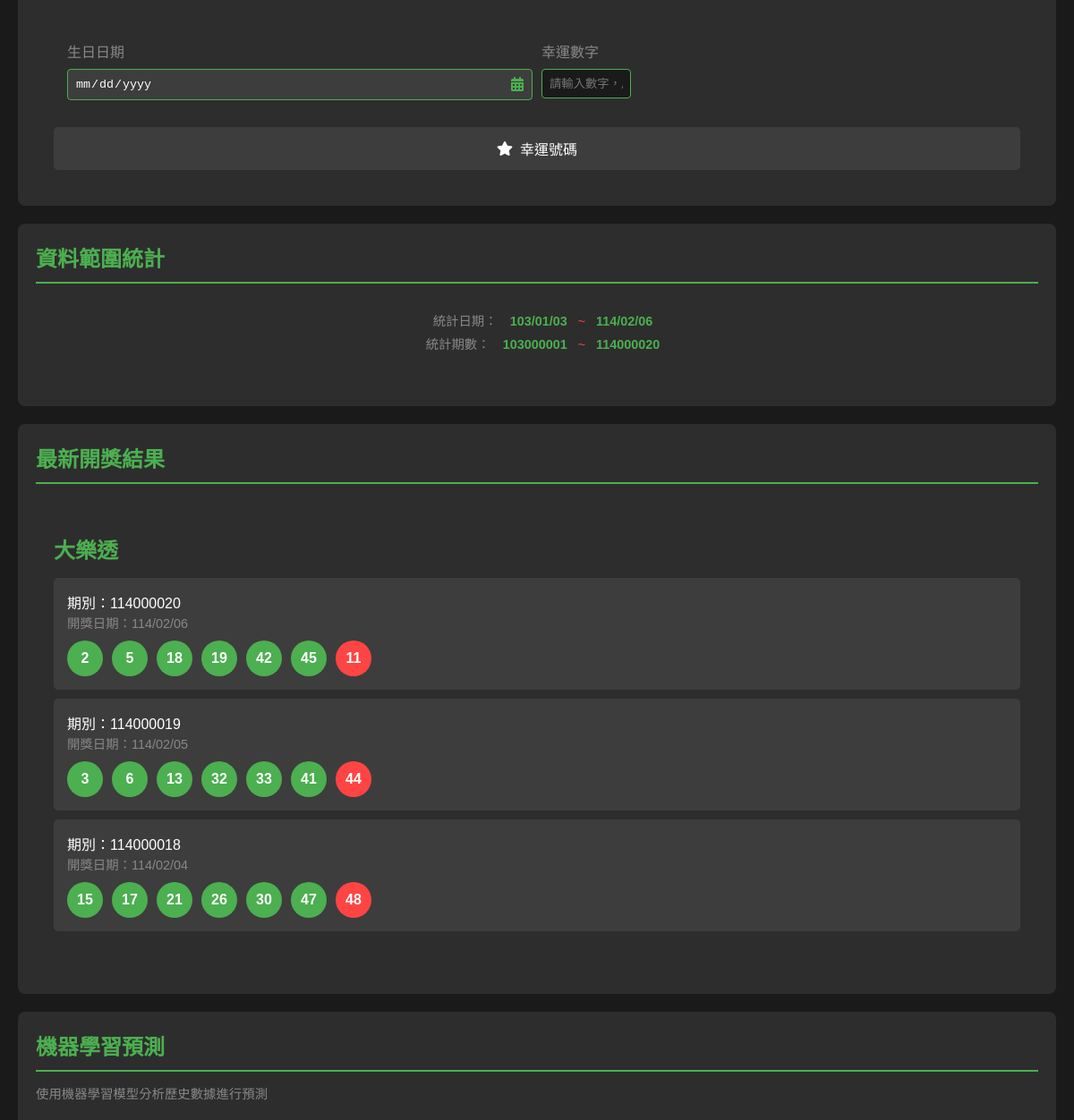
The app's page / (middle part), older data.
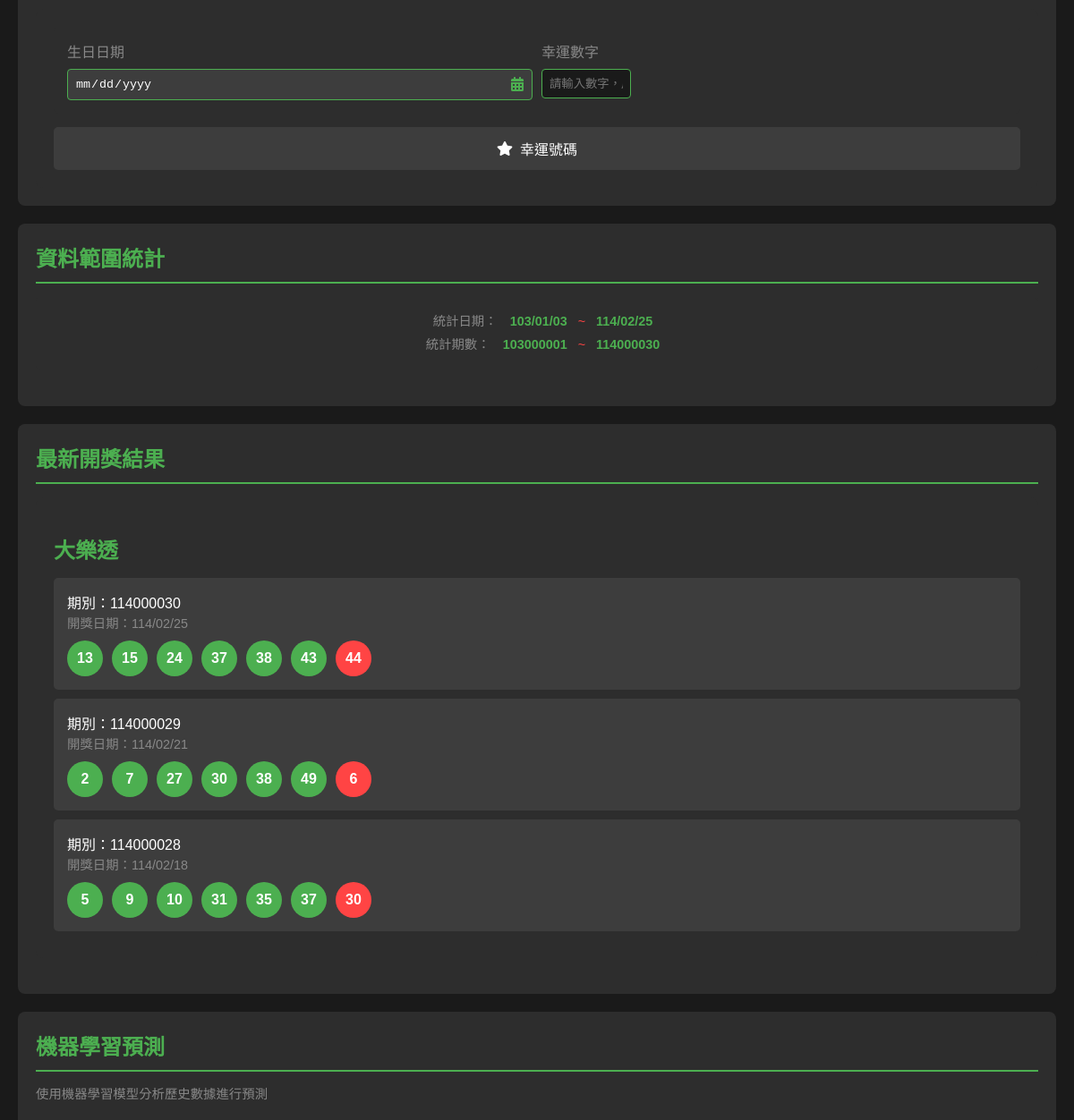
The same page, newer data.
### tables this page shows
CREATE TABLE big_lotto (
        id INTEGER PRIMARY KEY AUTOINCREMENT,
        draw_term TEXT NOT NULL,
        draw_date TEXT NOT NULL,
        num1 INTEGER NOT NULL,
        num2 INTEGER NOT NULL,
        num3 INTEGER NOT NULL,
        num4 INTEGER NOT NULL,
        num5 INTEGER NOT NULL,
        num6 INTEGER NOT NULL,
        special_num INTEGER NOT NULL,
        total_sales INTEGER,
        created_at TIMESTAMP DEFAULT CURRENT_TIMESTAMP
    );

### app.py (the view)
@app.route('/')
def index():
    latest_draws = get_latest_draws()
    data_ranges = get_data_range()
    return render_template('index.html', draws=latest_draws, ranges=data_ranges)

### templates/index.html (shortened to what this page needs)
<!DOCTYPE html>
<html lang="zh-TW">
<head>
    <link rel="stylesheet" href="https://cdnjs.cloudflare.com/ajax/libs/font-awesome/5.15.4/css/all.min.css">
</head>
<body>
    <div class="analysis-controls">
        <div class="analysis-content">
            <div class="lucky-number-section">
                <div class="lucky-number-inputs">
                    <div class="input-group">
                        <label for="birth-date">生日日期</label>
                        <div class="date-picker-wrapper">
                            <input type="date"
                                   id="birth-date"
                                   class="analysis-input"
                                   max="2025-12-31">
                        </div>
                    </div>
                    <div class="input-group">
                        <label for="lucky-numbers">幸運數字</label>
                        <input type="text"
                               id="lucky-numbers"
                               class="analysis-input"
                               placeholder="請輸入數字，用逗號分隔">
                    </div>
                </div>
                <button onclick="getLuckyNumbers()" class="analysis-button lucky-button">
                    <i class="fas fa-star"></i>
                    幸運號碼
                </button>
            </div>
        </div>
    </div>
    <div class="section-container">
        <div class="section-title">資料範圍統計</div>
        <div id="big-lotto-range" class="data-range active">
            <div>
                <span class="range-label">統計日期：</span>
                <span class="range-value">{{ ranges.big_lotto.start }}</span>
                <span class="range-separator">~</span>
                <span class="range-value">{{ ranges.big_lotto.end }}</span>
            </div>
            <div>
                <span class="range-label">統計期數：</span>
                <span class="range-value">{{ ranges.big_lotto.start_term }}</span>
                <span class="range-separator">~</span>
                <span class="range-value">{{ ranges.big_lotto.end_term }}</span>
            </div>
        </div>
    </div>
    <div class="section-container">
        <div class="section-title">最新開獎結果</div>
        <div id="big-lotto" class="lottery-section active">
            <h2 class="lottery-title">大樂透</h2>
            {% for draw in draws.big_lotto %}
            <div class="draw-info">
                <div>期別：{{ draw[0] }}</div>
                <div class="draw-date">開獎日期：{{ draw[1] }}</div>
                <div class="numbers">
                    {% for num in draw[2:8] %}
                    <div class="number">{{ num }}</div>
                    {% endfor %}
                    <div class="number special-number">{{ draw[8] }}</div>
                </div>
            </div>
            {% endfor %}
        </div>
    </div>
    <div class="section-container">
        <div class="section-title">機器學習預測</div>
        <div class="section-description">使用機器學習模型分析歷史數據進行預測</div>
    </div>
</body>
</html>

Row changes from the older to the newer data that the page shows:
removed big_lotto: draw_term "114000020", draw_date "114/02/06", 8 "2" "5" "18" "19" "42" "45", special_num "11"
removed big_lotto: draw_term "114000019", draw_date "114/02/05", 8 "3" "6" "13" "32" "33" "41", special_num "44"
removed big_lotto: draw_term "114000018", draw_date "114/02/04", 8 "15" "17" "21" "26" "30" "47", special_num "48"
added big_lotto: draw_term "114000030", draw_date "114/02/25", 8 "13" "15" "24" "37" "38" "43", special_num "44"
added big_lotto: draw_term "114000029", draw_date "114/02/21", 8 "2" "7" "27" "30" "38" "49", special_num "6"
added big_lotto: draw_term "114000028", draw_date "114/02/18", 8 "5" "9" "10" "31" "35" "37", special_num "30"
Text that changed along with them:
{{ ranges.big_lotto.end }}: "114/02/06" → "114/02/25"
{{ ranges.big_lotto.end_term }}: "114000020" → "114000030"
